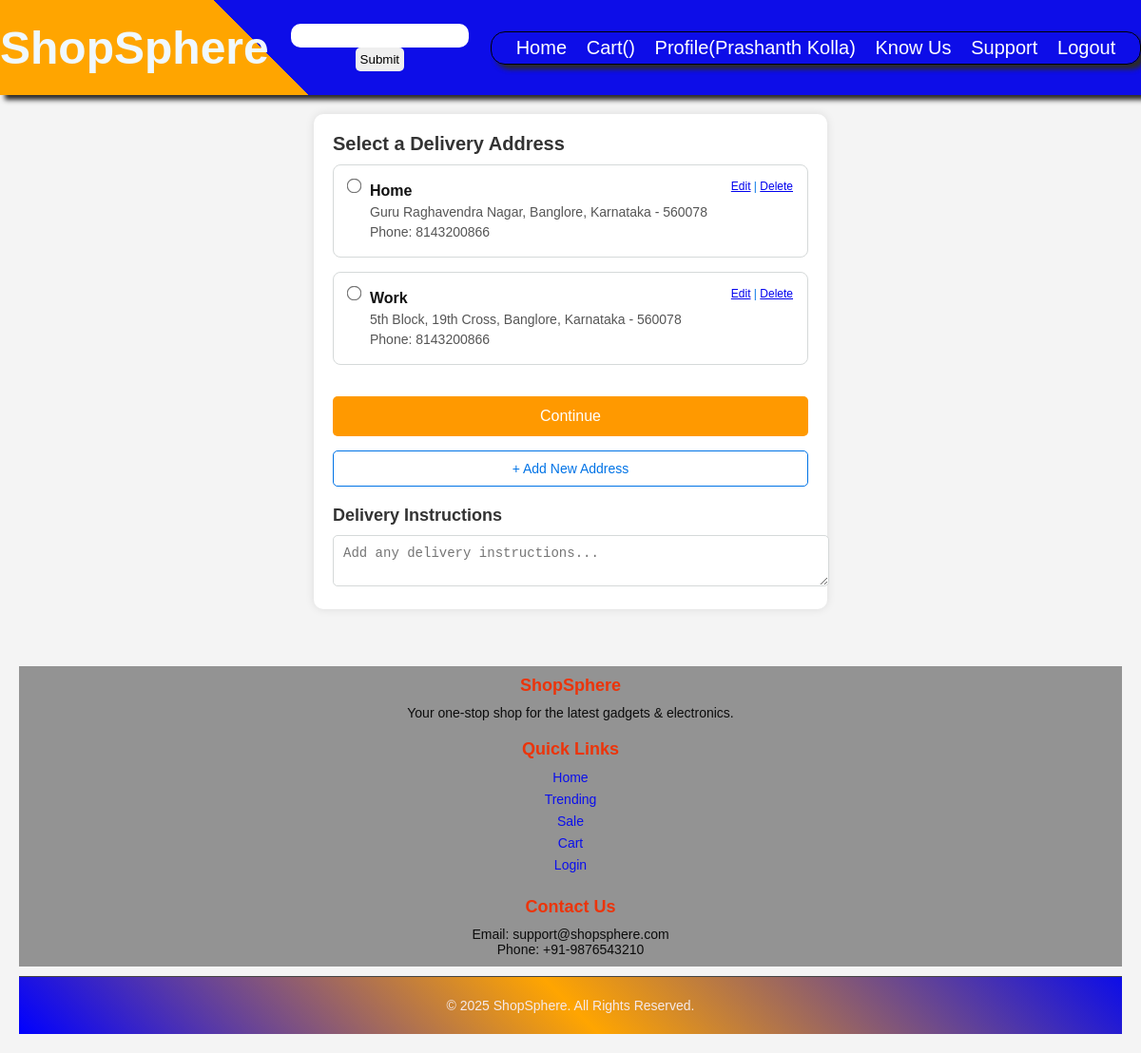
Screenshot of /ch (signed in) with the database file from the repository.
### base/models.py (models this page shows)
class Address(models.Model):
    host= models.ForeignKey(User, on_delete=models.CASCADE)
    name= models.CharField(max_length=255)
    phone= models.IntegerField(default='00000000')
    house= models.TextField()
    street= models.TextField()
    land= models.TextField()
    city= models.CharField(max_length=100)
    state= models.CharField(max_length=100)
    pincode= models.IntegerField(default='0000')
    country= models.CharField(max_length=100, default="India")
    instructions= models.TextField(blank=True, null=True)

### base/views.py (the view)
# urls.py: path('ch',views.Checkout,name='ch'),
@login_required
def Checkout(request):
    addresses = Address.objects.filter(host=request.user)
    if request.method == "POST":
        global order_address
        address_id = request.POST["selected_address"]
        order_address = get_object_or_404(Address, id=address_id, host=request.user)
        return redirect('payment')
    return render(request, 'checkout.html', {'addresses': addresses})

### base/templates/checkout.html (shortened to what this page needs)
{% extends 'main.html' %}
{% block content %}
<div class="container">
    <h2>Select a Delivery Address</h2>
    {% if addresses %}
        <form method="POST">
            <div class="address-list">
                {% for address in addresses %}
                    <div class="address-card">
                        <input type="radio" name="selected_address" value="{{ address.id }}" id="address_{{ address.id }}" required>
                        <label for="address_{{ address.id }}">
                            <strong>{{ address.name }}</strong><br>
                            {{ address.street }}, {{ address.city }}, {{ address.state }} - {{ address.pincode }}<br>
                            Phone: {{ address.phone }}
                        </label>
                        <div class="edit-btn">
                            <a href="{% url 'editaddress' address.id %}" >Edit</a> |
                            <a href="{% url 'deleteaddress' address.id %}">Delete</a>
                        </div>
                    </div>
                {% endfor %}
            </div>
            <br>
            <input type="submit" value="Continue" class="submit-btn">
        </form>
        <a href="{% url 'ch1' %}" class="add-address">+ Add New Address</a>
    {% else %}
        <p>No address found. Please add an address.</p>
        <a href="{% url 'ch1' %}" class="add-address">+ Add New Address</a>
    {% endif %}
    <h3>Delivery Instructions</h3>
    <textarea class="delivery-instructions" placeholder="Add any delivery instructions..."></textarea>
</div>
{% endblock content %}

### templates/nav.html (shortened to what this page needs)
<nav>
    <div class="logo"><h1>ShopSphere</h1></div>
    {% if request.user.is_authenticated %}
    <div class="search">
        <form action="">
            <input type="search" name="query">
            <input type="submit">
        </form>
    </div>
    <div class="links">
        <a href="{% url 'home' %}">Home</a>
        <a href="{% url 'cart' %}">Cart({{count}})</a>
        <a href="{% url 'profile' %}">Profile({{request.user}})</a>
        <a href="{% url 'know' %}">Know Us</a>
        <a href="{% url 'support' %}">Support</a>
        <a href="{% url 'logout' %}">Logout</a>
    </div>
    {% endif %}
</nav>

### static/main.css (style rules this page uses)
* { margin: 0px; padding: 0px; }

### rows the page displays
Address: name "Home", street "Guru Raghavendra Nagar", city "Banglore", state "Karnataka", pincode "560078", phone "8143200866"
Address: name "Work", street "5th Block, 19th Cross", city "Banglore", state "Karnataka", pincode "560078", phone "8143200866"

### other values shown
{{ request.user }} "Prashanth Kolla"
